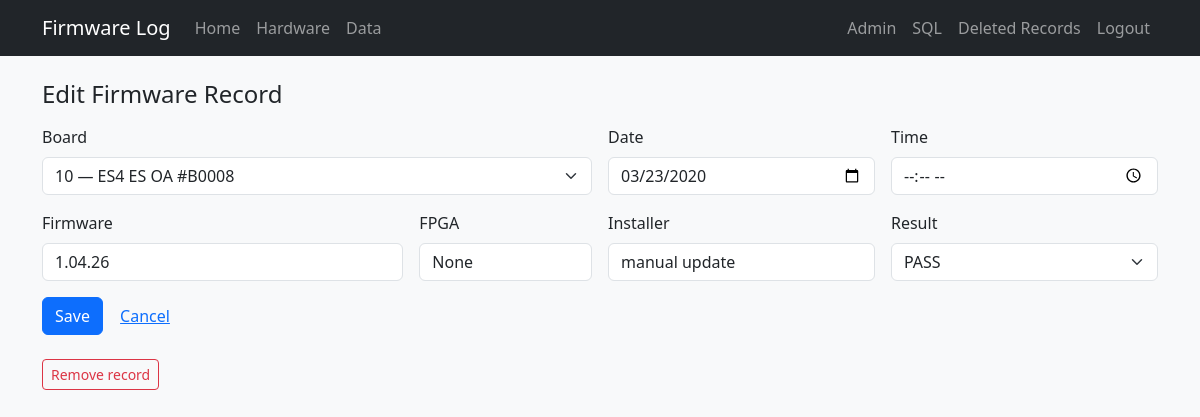
The page /admin/history/47/edit (signed in) on the database as committed earlier.
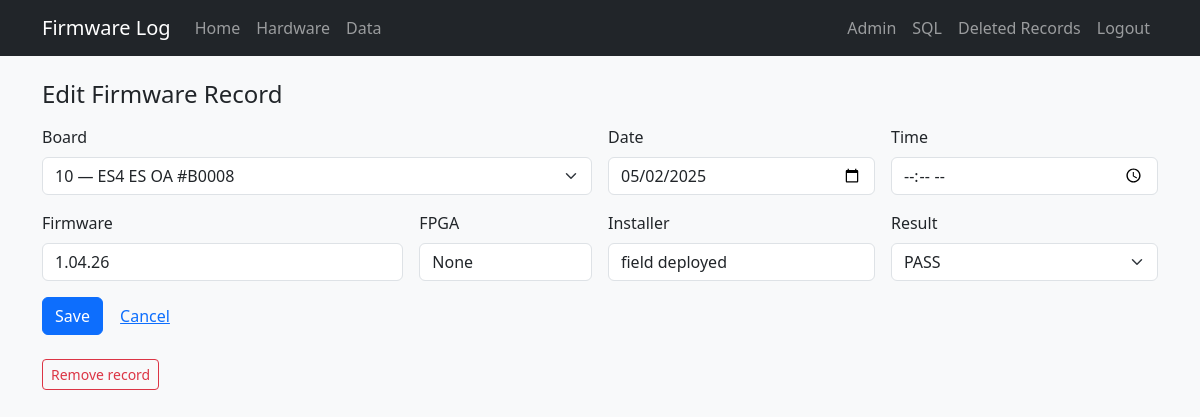
The same page on the database as committed later.
### tables this page shows
CREATE TABLE "firmware_history" (
                event_id    INTEGER PRIMARY KEY AUTOINCREMENT,
                board_id    INTEGER NOT NULL REFERENCES boards (board_id),
                event_date  TEXT NOT NULL,
                event_time  TEXT,
                fpga        TEXT,
                firmware    TEXT NOT NULL,
                installer   TEXT,
                result      TEXT
            );

CREATE TABLE "boards" (
                board_id      INTEGER PRIMARY KEY,
                tool          TEXT,
                board_slot    TEXT,
                manufacturer  TEXT NOT NULL DEFAULT 'PDF Solutions Inc.',
                board_name    TEXT NOT NULL,
                serial        TEXT NOT NULL,
                part_number   TEXT,
                revision      TEXT,
                file_id       TEXT,
                product_name  TEXT NOT NULL,
                ddr_fbga      TEXT
            , inventory_serial TEXT, status TEXT, role TEXT, comment TEXT, open_item TEXT, po TEXT, modified_by TEXT, source_updated_at TEXT, data_source TEXT, dc_status TEXT, ac_status TEXT, gcal_status TEXT, adc_status TEXT, eeprom_status TEXT);

### app.py (the view, shortened to what this page needs)
@app.route("/admin/history/<int:event_id>/edit", methods=["GET", "POST"])
@login_required
def admin_history_edit(event_id):
    event = db.get_history_event(event_id)
    if not event:
        flash("Record not found.", "danger")
        return redirect(url_for("admin_index"))
    boards = db.list_boards(sort="board_id")
    return render_template(
        "admin/history_form.html",
        event=event,
        boards=boards,
        default_board_id=event["board_id"],
    )

### app.py (called while the page is built)
def login_required(view):
    @wraps(view)
    def wrapped(*args, **kwargs):
        if not session.get("admin"):
            flash("Admin login required.", "warning")
            return redirect(url_for("admin_login", next=request.url))
        return view(*args, **kwargs)
    return wrapped

### db.py (called while the page is built)
def firmware_verified_sql(board_alias="b"):
    ids = ", ".join(str(i) for i in sorted(VERIFIED_BOARD_IDS))
    return f"""
    CASE
        WHEN {board_alias}.board_id IN ({ids}) THEN 'verified'
        WHEN {board_alias}.data_source = 'firmware_log' THEN 'verified'
        WHEN {board_alias}.tool = 'Tool13' AND {board_alias}.product_name = 'BAP' THEN 'verified'
        ELSE 'unverified'
    END
    """

def dict_row(cursor, row):
    return {col[0]: row[i] for i, col in enumerate(cursor.description)}

@contextmanager
def get_db():
    conn = sqlite3.connect(DATABASE)
    conn.row_factory = dict_row
    try:
        yield conn
    finally:
        conn.close()

def fetch_all(query, params=()):
    with get_db() as conn:
        return conn.execute(query, params).fetchall()

def fetch_one(query, params=()):
    with get_db() as conn:
        return conn.execute(query, params).fetchone()

### templates/admin/history_form.html (shortened to what this page needs)
{% extends "base.html" %}
{% block content %}
<h1 class="h4 mb-3">{% if event %}Edit Firmware Record{% else %}Add Firmware Record{% endif %}</h1>
<form method="post" class="row g-3">
  <div class="col-md-6">
    <label class="form-label">Board</label>
    <select class="form-select" name="board_id" required>
      {% for b in boards %}
      <option value="{{ b.board_id }}"
        {% if (event and event.board_id == b.board_id) or (default_board_id and default_board_id == b.board_id) %}selected{% endif %}>
        {{ b.board_id }} — {{ b.product_name }} {{ b.board_name }} {{ b.tool }} #{{ b.serial }}
      </option>
      {% endfor %}
    </select>
  </div>
  <div class="col-md-3">
    <label class="form-label">Date</label>
    <input type="date" class="form-control" name="event_date" value="{{ event.event_date if event else '' }}" required>
  </div>
  <div class="col-md-3">
    <label class="form-label">Time</label>
    <input type="time" class="form-control" name="event_time" value="{{ event.event_time if event and event.event_time else '' }}">
  </div>
  <div class="col-md-4">
    <label class="form-label">Firmware</label>
    <input type="text" class="form-control" name="firmware" value="{{ event.firmware if event else '' }}" required>
  </div>
  <div class="col-md-2">
    <label class="form-label">FPGA</label>
    <input type="text" class="form-control" name="fpga" value="{{ event.fpga if event else '' }}">
  </div>
  <div class="col-md-3">
    <label class="form-label">Installer</label>
    <input type="text" class="form-control" name="installer" value="{{ event.installer if event else '' }}" placeholder="Vivado, OpalKelly">
  </div>
  <div class="col-md-3">
    <label class="form-label">Result</label>
    <select class="form-select" name="result">
      <option value="PASS" {% if event and event.result == 'PASS' %}selected{% elif not event %}selected{% endif %}>PASS</option>
    </select>
  </div>
  <div class="col-12">
    <button type="submit" class="btn btn-primary">Save</button>
    {% if event %}
    <a href="{{ url_for('board_detail', board_id=event.board_id) }}" class="btn btn-link">Cancel</a>
    {% else %}
    <a href="{{ url_for('admin_index') }}" class="btn btn-link">Cancel</a>
    {% endif %}
  </div>
</form>
{% if event %}
<form method="post" action="{{ url_for('admin_history_delete', event_id=event.event_id) }}" class="mt-4"
      onsubmit="return confirm('Move this firmware record to deleted records?')">
  <button type="submit" class="btn btn-outline-danger btn-sm">Remove record</button>
</form>
{% endif %}
{% endblock %}

Rows that differ between the two databases and show on the page:
changed firmware_history "PASS": event_date "03/23/2020" → "05/02/2025"; installer "manual update" → "field deployed"
